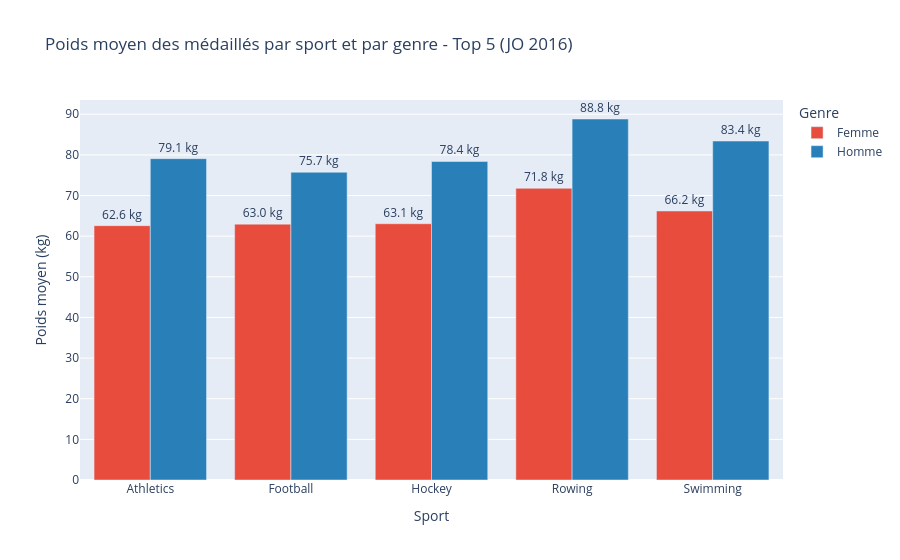

Write notebook code for a chart like this one.
### Code cell
# Calcul du poids moyen par sport et par genre
avg_weight = df_top5.groupby(['Sport', 'Sex'])['Weight'].mean().round(2).reset_index()
avg_weight.columns = ['Sport', 'Genre', 'Poids_Moyen']

# Remplacement des codes M/F pour plus de lisibilité
avg_weight['Genre'] = avg_weight['Genre'].map({'M': 'Homme', 'F': 'Femme'})

fig = px.bar(
    avg_weight,
    x='Sport', y='Poids_Moyen',
    color='Genre',
    barmode='group',
    title='Poids moyen des médaillés par sport et par genre - Top 5 (JO 2016)',
    labels={'Sport': 'Sport', 'Poids_Moyen': 'Poids moyen (kg)', 'Genre': 'Genre'},
    color_discrete_map={'Homme': '#2980b9', 'Femme': '#e74c3c'},
    text='Poids_Moyen'
)
fig.update_traces(texttemplate='%{text:.1f} kg', textposition='outside')
fig.show()

### Figure 1 — Plotly figure (JSON) as saved in the notebook; plotly's stock layout.template omitted (floating-point values rounded to 4 significant figures)
{"data": [{"alignmentgroup": "True", "hovertemplate": "Genre=Femme<br>Sport=%{x}<br>Poids moyen (kg)=%{text}<extra></extra>", "legendgroup": "Femme", "marker": {"color": "#e74c3c", "pattern": {"shape": ""}}, "name": "Femme", "offsetgroup": "Femme", "orientation": "v", "showlegend": true, "text": [62.58, 62.96, 63.06, 71.77, 66.2], "textposition": "outside", "texttemplate": "%{text:.1f} kg", "type": "bar", "x": ["Athletics", "Football", "Hockey", "Rowing", "Swimming"], "xaxis": "x", "y": [62.58, 62.96, 63.06, 71.77, 66.2], "yaxis": "y"}, {"alignmentgroup": "True", "hovertemplate": "Genre=Homme<br>Sport=%{x}<br>Poids moyen (kg)=%{text}<extra></extra>", "legendgroup": "Homme", "marker": {"color": "#2980b9", "pattern": {"shape": ""}}, "name": "Homme", "offsetgroup": "Homme", "orientation": "v", "showlegend": true, "text": [79.07, 75.73, 78.38, 88.83, 83.41], "textposition": "outside", "texttemplate": "%{text:.1f} kg", "type": "bar", "x": ["Athletics", "Football", "Hockey", "Rowing", "Swimming"], "xaxis": "x", "y": [79.07, 75.73, 78.38, 88.83, 83.41], "yaxis": "y"}], "layout": {"barmode": "group", "legend": {"title": {"text": "Genre"}, "tracegroupgap": 0}, "title": {"text": "Poids moyen des médaillés par sport et par genre - Top 5 (JO 2016)"}, "xaxis": {"anchor": "y", "domain": [0, 1], "title": {"text": "Sport"}}, "yaxis": {"anchor": "x", "domain": [0, 1], "title": {"text": "Poids moyen (kg)"}}}}
